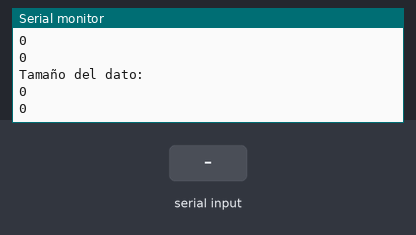
Simulated run of this sketch. Board: Arduino Uno, built with avr-gcc and run on an emulated ATmega328P. On the bench: the last lines printed to the serial monitor. The inputs (shaded band) are chosen by the test bench.

Above: at 1.3 s.
1.4 s: "1" received over the second serial link
At 1.82 s:
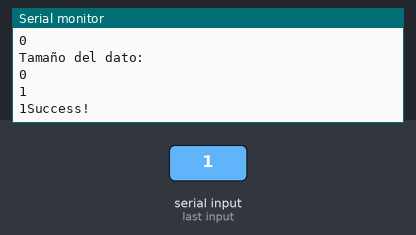
3.0 s: "2" received over the second serial link
At 3.33 s:
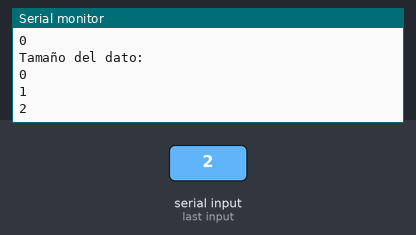
Timing chart, 0 to 6.0 s (numbered marks = the images above; inputs shaded):
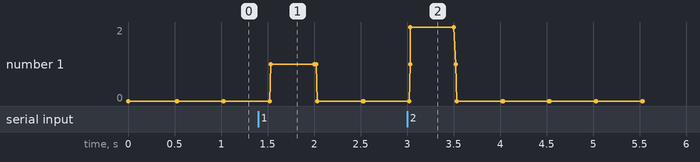

Measured:
- after the input at 1.4 s, the serial monitor: prints a new line after 0.13 s (image 1)
- after the input at 3.0 s, the serial monitor: prints a new line at once (image 2)

The sketch:

Serial_1_Arduinos.ino
```cpp
#include <SoftwareSerial.h>

SoftwareSerial MCU(7, 6);
char incoming_char;


void setup(){
	Serial.begin(9600);
	MCU.begin(9600);
}

void loop(){
	getData();
}

void getData() {
  	String data = "";
	char incoming_char;
	Serial.println(MCU.available());
	while (MCU.available() > 0) {
		incoming_char = MCU.read();
    	Serial.print(incoming_char);
    	data += incoming_char;
  	}
  	data.remove(1);
  	if (data=="1"){
  		Serial.println("Success!");
  	}
  	delay(500);
  	Serial.println(data);
  	Serial.println("Tamaño del dato:");
  	Serial.println(data.length());
  	Serial.println("");
  	Serial.println("");
  	Serial.println("");
}
```
